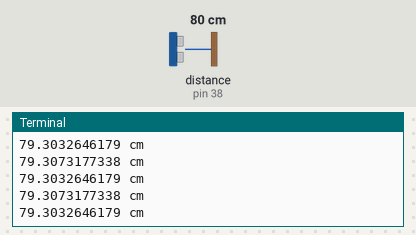
Recording of a program running on a simulated Raspberry Pi (header pin numbers). Parts: the last lines printed to the terminal. The inputs (shaded band) are chosen by the test bench; at power-on: distance to the obstacle (sensor on pin 38) 80 cm. The echo pulse lasts 58.3 µs per cm; the clock reads 2024-03-15 10:24:30 at power-on unless the program sets it.

Above: at 1.2 s.
1.3 s: distance to the obstacle (sensor on pin 38) set to 2 cm
At 1.37 s:
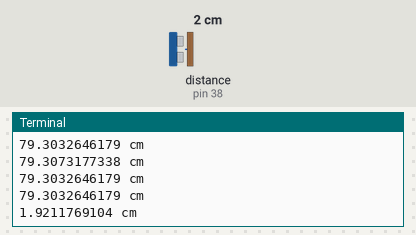
2.8 s: distance to the obstacle (sensor on pin 38) set to 4 cm
At 2.89 s:
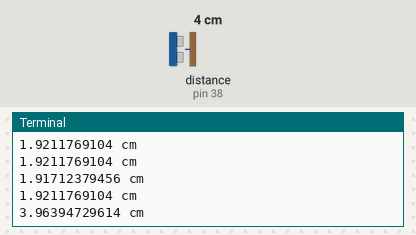
Timing chart, 0 to 5.8 s (numbered marks = the images above; inputs shaded):
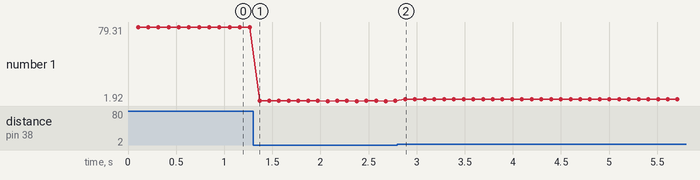

The program:

distance.py
```python
import RPi.GPIO as gpio
import time

#disabling warning
gpio.setwarnings(False)

#selecting board
gpio.setmode(gpio.BOARD)

trig = 37 # pin to trigger ultrasonic wave
echo = 38 # pin to recive echo
def distance():
    # setting pin 7 for output
    gpio.setup(trig,gpio.OUT)
    gpio.output(trig,0)

    #setting pin 8 for input for return echo
    gpio.setup(echo,gpio.IN)

    time.sleep(0.1)

    gpio.output(trig,1)
    time.sleep(0.00001)
    gpio.output(trig,0)
    start_check=time.time()
    while gpio.input(echo) == 0:
        if time.time()-start_check > 1:
            distance()
        pass

    start = time.time()
    start_check = time.time()
    while gpio.input(echo) == 1:
        if time.time()-start_check > 1:
            distance()
        pass
    stop = time.time()

    k = (stop-start)*17000
    print str(k) + " cm"

while True:
    try:
        distance()
    except KeyboardInterrupt:
        gpio.cleanup()
```

Measured:
- after the input at 1.3 s, the terminal: prints a new line after 0.07 s (image 1)
- after the input at 2.8 s, the terminal: prints a new line after 0.08 s (image 2)
- plotted number 1: 79.3 → 1.92 after the input at 1.3 s, 1.92 → 3.96 after the input at 2.8 s
